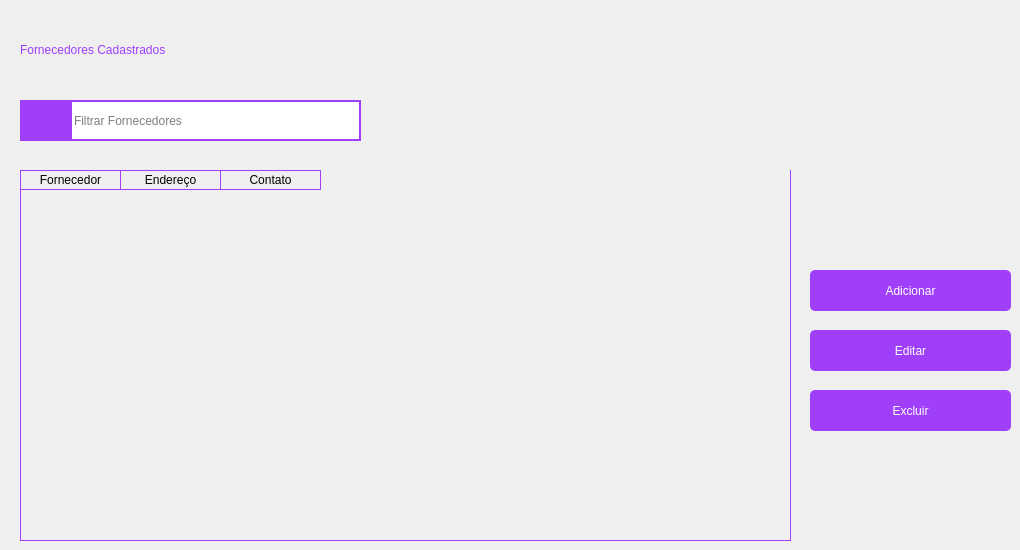
      <widget class="QWidget" name="pg_fornecedores">
       <widget class="QLabel" name="lbl_titulo_fornecedores">
        <property name="geometry">
         <rect>
          <x>20</x>
          <y>30</y>
          <width>371</width>
          <height>41</height>
         </rect>
        </property>
        <property name="styleSheet">
         <string notr="true">color: #9f3ffa;
font: 20pt &quot;Montserrat&quot;;</string>
        </property>
        <property name="text">
         <string>Fornecedores Cadastrados</string>
        </property>
        <property name="textInteractionFlags">
         <set>Qt::LinksAccessibleByMouse|Qt::TextSelectableByMouse</set>
        </property>
       </widget>
       <widget class="QPushButton" name="btn_editar_fornecedores">
        <property name="geometry">
         <rect>
          <x>810</x>
          <y>330</y>
          <width>201</width>
          <height>41</height>
         </rect>
        </property>
        <property name="styleSheet">
         <string notr="true">QPushButton {
border: 2px;
background-color: rgb(159, 63, 250);
color: white;
border-radius: 5px;
font: 10pt &quot;Montserrat&quot;;
outline: 0;
}

QPushButton:hover {
	background-color: rgb(197, 62, 255);
}
</string>
        </property>
        <property name="text">
         <string>Editar</string>
        </property>
       </widget>
       <widget class="QPushButton" name="btn_excluir_fornecedores">
        <property name="geometry">
         <rect>
          <x>810</x>
          <y>390</y>
          <width>201</width>
          <height>41</height>
         </rect>
        </property>
        <property name="styleSheet">
         <string notr="true">QPushButton {
border: 2px;
background-color: rgb(159, 63, 250);
color: white;
border-radius: 5px;
font: 10pt &quot;Montserrat&quot;;
outline: 0;
}

QPushButton:hover {
	background-color:rgb(255, 17, 49);
}
</string>
        </property>
        <property name="text">
         <string>Excluir</string>
        </property>
       </widget>
       <widget class="QTableWidget" name="tabela_fornecedores">
        <property name="geometry">
         <rect>
          <x>20</x>
          <y>170</y>
          <width>771</width>
          <height>371</height>
         </rect>
        </property>
        <property name="styleSheet">
         <string notr="true">QTableWidget {
	gridline-color: #9f3ffa;;
	background-color: transparent;
	outline: 0;
	border: 1px solid #9f3ffa;
	border-top: 0px
	
}

QTableWidget::item:selected{
	background-color:#9f3ffa;;
}

QTableWidget::horizontalHeader {	
	background-color: #9f3ffa;
}

QHeaderView::section:horizontal
{
    border: 1px solid #9f3ffa;
	background-color: transparent;
	border-left: 0px;
	color: black;

}
</string>
        </property>
        <property name="frameShape">
         <enum>QFrame::Panel</enum>
        </property>
        <property name="frameShadow">
         <enum>QFrame::Sunken</enum>
        </property>
        <property name="editTriggers">
         <set>QAbstractItemView::SelectedClicked</set>
        </property>
        <property name="tabKeyNavigation">
         <bool>true</bool>
        </property>
        <property name="showDropIndicator" stdset="0">
         <bool>false</bool>
        </property>
        <property name="alternatingRowColors">
         <bool>false</bool>
        </property>
        <property name="selectionMode">
         <enum>QAbstractItemView::ExtendedSelection</enum>
        </property>
        <property name="gridStyle">
         <enum>Qt::SolidLine</enum>
        </property>
        <property name="sortingEnabled">
         <bool>true</bool>
        </property>
        <attribute name="verticalHeaderVisible">
         <bool>false</bool>
        </attribute>
        <attribute name="verticalHeaderShowSortIndicator" stdset="0">
         <bool>false</bool>
        </attribute>
        <attribute name="verticalHeaderStretchLastSection">
         <bool>false</bool>
        </attribute>
        <column>
         <property name="text">
          <string>Fornecedor</string>
         </property>
        </column>
        <column>
         <property name="text">
          <string>Endereço</string>
         </property>
        </column>
        <column>
         <property name="text">
          <string>Contato</string>
         </property>
        </column>
       </widget>
       <widget class="QPushButton" name="btn_adicionar_forncedores">
        <property name="geometry">
         <rect>
          <x>810</x>
          <y>270</y>
          <width>201</width>
          <height>41</height>
         </rect>
        </property>
        <property name="styleSheet">
         <string notr="true">QPushButton {
border: 2px;
background-color: rgb(159, 63, 250);
color: white;
border-radius: 5px;
font: 10pt &quot;Montserrat&quot;;
outline: 0;
}

QPushButton:hover {
	background-color: rgb(197, 62, 255);
}
</string>
        </property>
        <property name="text">
         <string>Adicionar</string>
        </property>
       </widget>
       <widget class="QPushButton" name="btn_pesquisar_produto_3">
        <property name="geometry">
         <rect>
          <x>20</x>
          <y>100</y>
          <width>51</width>
          <height>41</height>
         </rect>
        </property>
        <property name="styleSheet">
         <string notr="true">QPushButton {
border: 2px;
background-color: rgb(159, 63, 250);
color: white;

font: 10pt &quot;Montserrat&quot;;
outline: 0;
}

QPushButton:hover {
	background-color: rgb(197, 62, 255);
}
</string>
        </property>
        <property name="text">
         <string/>
        </property>
        <property name="icon">
         <iconset resource="../QRC/file_principal_rc.qrc">
          <normaloff>:/icones/lupa.png</normaloff>:/icones/lupa.png</iconset>
        </property>
        <property name="iconSize">
         <size>
          <width>25</width>
          <height>25</height>
         </size>
        </property>
       </widget>
       <widget class="QLineEdit" name="line_search_Bar_3">
        <property name="geometry">
         <rect>
          <x>70</x>
          <y>100</y>
          <width>291</width>
          <height>41</height>
         </rect>
        </property>
        <property name="styleSheet">
         <string notr="true">border: 2px solid #9f3ffa;
font: 10pt &quot;Montserrat&quot;;</string>
        </property>
        <property name="cursorPosition">
         <number>0</number>
        </property>
        <property name="placeholderText">
         <string>Filtrar Fornecedores</string>
        </property>
        <property name="clearButtonEnabled">
         <bool>true</bool>
        </property>
       </widget>
      </widget>
